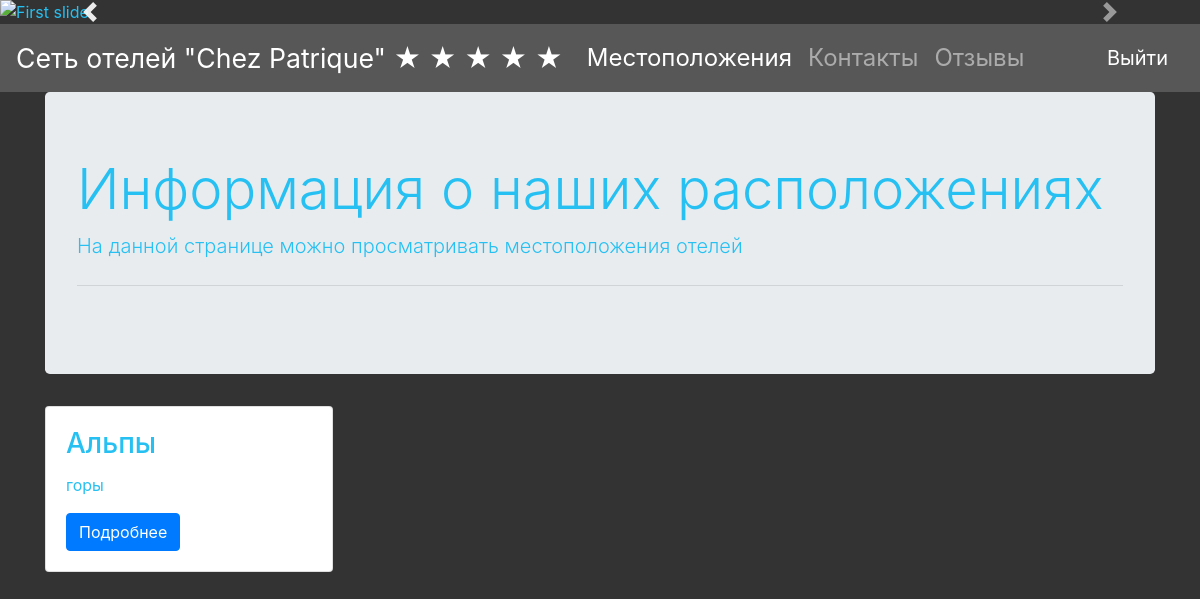
/dealer (signed in), run on an earlier commit of the app's database.
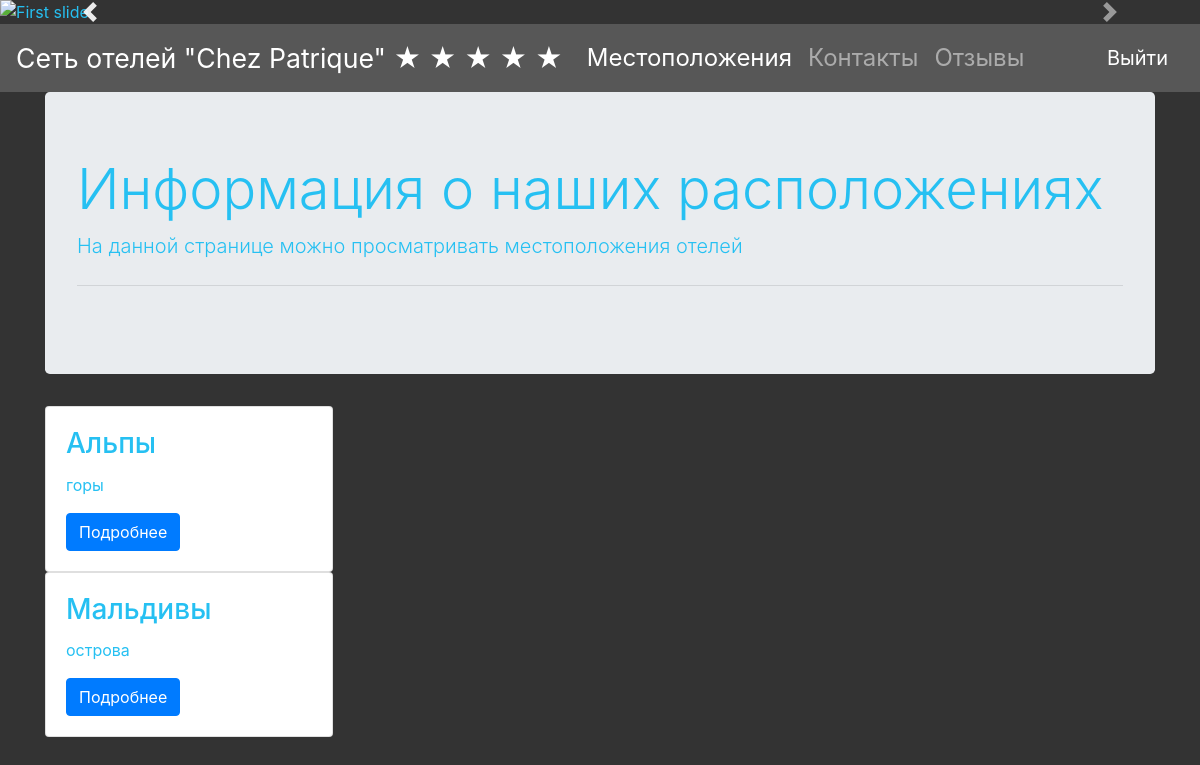
And on a later commit of the database.
### tables this page shows
CREATE TABLE dealers 
                            (dealer_id INTEGER PRIMARY KEY AUTOINCREMENT, 
                             name VARCHAR(20),
                             address VARCHAR(128)
                        );

### index.py (the view)
@app.route('/dealer', methods=['GET'])
def dealer_():
    if 'username' not in session:
        return redirect('/login')
    dealers = DealersModel(db.get_connection()).get_all()
    return render_template('dealers.html',
                           username=session['username'],
                           title='Просмотр наших размещений',
                           dealers=dealers)

### db.py (called while the page is built)
    def get_connection(self):
        return self.conn

### models.py (called while the page is built)
    def get_all(self):
        cursor = self.connection.cursor()
        cursor.execute("SELECT * FROM dealers")
        rows = cursor.fetchall()
        return rows

### templates/dealers.html
{% extends "base.html" %}
{% block content %}
    <div class="jumbotron">
      <h1 class="display-4">Информация о наших расположениях</h1>
      <p class="lead">На данной странице можно просматривать местоположения отелей</p>
      <hr class="my-4">
    </div>
    {% for item in dealers %}
        <div class="card" style="width: 18rem;">
                <div class="card-body">
                <h3 class="card-title">{{ item[1] }}</h3>
                <p class="card-text">{{ item[2] }}</p>
                <a href="/dealer/{{ item[0] }}" class="btn btn-primary">Подробнее</a>
            </div>
        </div>
    {% endfor %}
{% endblock %}

What changed in the data, as far as the page shows it:
added dealers: name "Мальдивы", address "острова"
